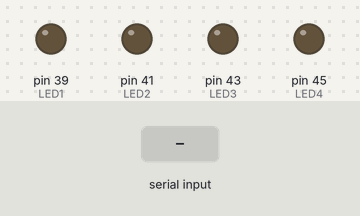
A sketch run on a simulated Arduino Mega 2560, built with avr-gcc and run on an emulated ATmega2560. Parts: output pins drawn as LEDs (lit = HIGH). Dashed ring = blinking. Inputs (shaded band) come from the test bench.

Above: at 1.2 s.
1.3 s: "A" received over Serial
At 1.46 s:
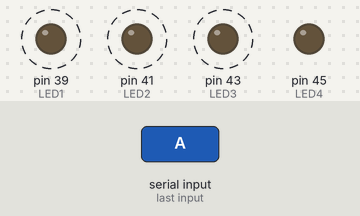
4.3 s: "Z" received over Serial
At 5.2 s:
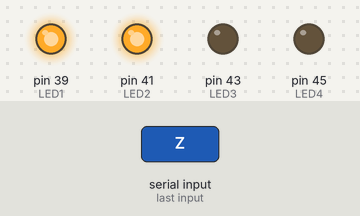
7.3 s: "H" received over Serial
At 7.7 s:
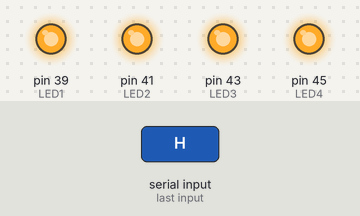
Timing chart, 0 to 10.3 s (numbered marks = the images above; inputs shaded):
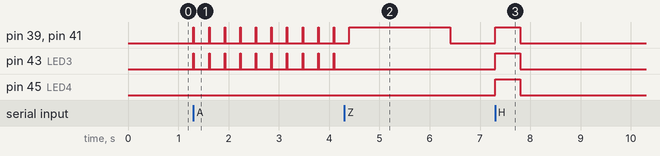

Measured:
- after the input at 1.3 s, pin 39 (LED1), pin 41 (LED2), pin 43 (LED3): alternates HIGH for 0.01 s and LOW for 0.30 s, starting at once
- after the input at 4.3 s, pin 39 (LED1), pin 41 (LED2): LOW → HIGH after 0.10 s, → LOW 2.0 s later
- after the input at 7.3 s, pin 39 (LED1), pin 41 (LED2), pin 43 (LED3), pin 45 (LED4): LOW → HIGH at once, → LOW 0.50 s later

The sketch:

sketch_mar30i.ino
```cpp
char teclado = 's';
int x = 0 ;
int LED1 = 39;
int LED2 = 41;
int LED3 = 43;
int LED4 = 45;


void setup() {
  // put your setup code here, to run once:


  Serial.begin(9600);
  pinMode(LED1, OUTPUT);
  pinMode(LED2, OUTPUT);
  pinMode(LED3, OUTPUT);
  pinMode(LED4, OUTPUT);

}

void loop() {
  // put your main code here, to run repeatedly:

  if (Serial.available() > 0) {
    teclado = Serial.read();
    switch (teclado) {
      case 'A':

      for (int x = 0 ; x < 10 ; x++) {
        digitalWrite(LED1, HIGH);
        digitalWrite(LED2, HIGH);
        digitalWrite(LED3, HIGH);
        delay(10);
        digitalWrite(LED1, LOW);
        digitalWrite(LED2, LOW);
        digitalWrite(LED3, LOW);
       delay(300);
      }
        break;

      case 'Z':
        digitalWrite(LED1, HIGH);
        digitalWrite(LED2, HIGH);
        delay(2004);
        digitalWrite(LED1, LOW);
        digitalWrite(LED2, LOW);
//        delay(104);
        break;

      case 'H':
        digitalWrite(LED1, HIGH);
        digitalWrite(LED2, HIGH);
        digitalWrite(LED3, HIGH);
        digitalWrite(LED4, HIGH);
        delay(500);
        digitalWrite(LED1, LOW);
        digitalWrite(LED2, LOW);
        digitalWrite(LED3, LOW);
        digitalWrite(LED4, LOW);
//        delay(104);
        break;

      default:
        delay(1000);

    }
  }
}
```
